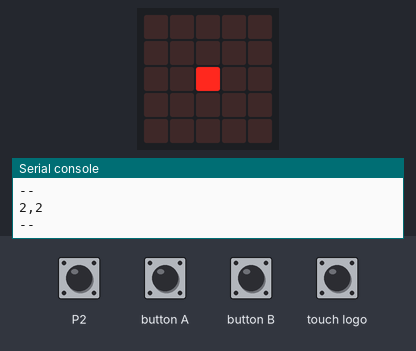
Recording of a program running on a simulated BBC micro:bit (MakeCode). Parts: the board's 5×5 LED display, the last lines printed to the serial console. The test bench sets the inputs (shaded band).

Above: at 1.2 s.
1.3 s: touch pin P2 pressed for 0.15 s
At 2.4 s:
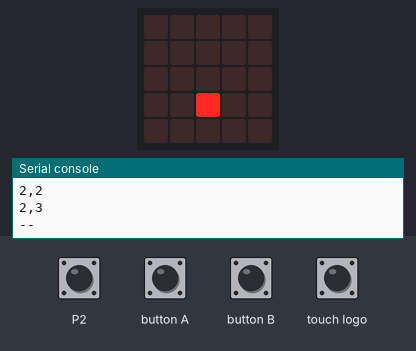
2.9 s: button A pressed for 0.15 s
At 3.7 s:
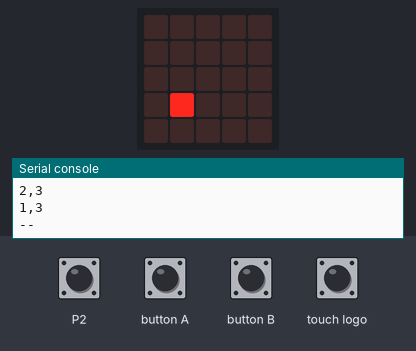
4.5 s: touch logo pressed for 0.15 s
At 4.9 s:
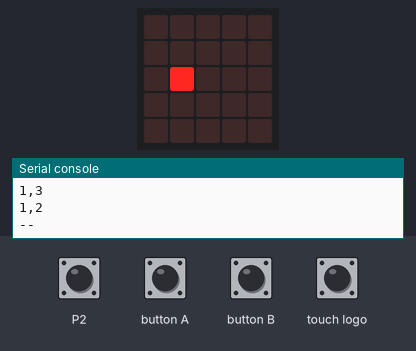
6.1 s: button A pressed for 0.15 s
At 7.3 s:
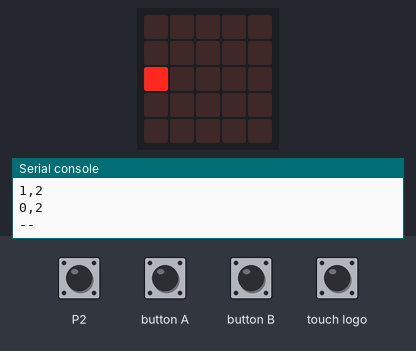
7.7 s: touch pin P2 pressed for 0.15 s
At 8.5 s:
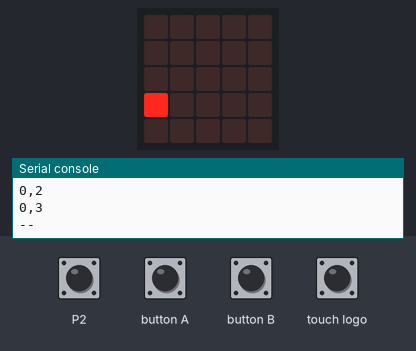
9.3 s: touch pin P2 pressed for 0.15 s
At 9.8 s:
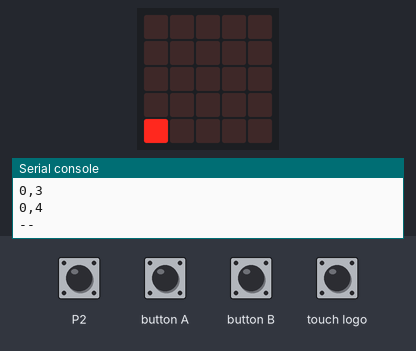
Timing chart, 0 to 11.9 s (numbered marks = the images above; inputs shaded):
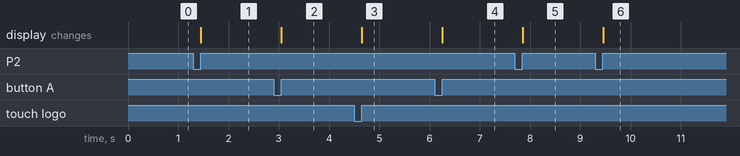

The program:

main.ts
```typescript
let x = 2
let y = 2
let position = [0, 0]
led.plot(x, y)
let listdat : number[][] = []
function save() {

    basic.clearScreen()
    position = [x, y]
    led.plot(x, y)
    listdat.push(position)
    console.log("--")
    listdat.forEach(function _x(z: any, ignored: any) {
        console.log(z)
    })
    console.log("--")
}

save()
input.onButtonPressed(Button.A, function on_button_pressed_a() {

    if (x > 0) {
        x -= 1
        save()
    }

})
input.onButtonPressed(Button.B, function on_button_pressed_b() {

    if (x < 4) {
        x += 1
        save()
    }

})
input.onLogoEvent(TouchButtonEvent.Pressed, function on_logo_event_pressed() {

    if (y > 0) {
        y -= 1
        save()
    }

})
input.onPinPressed(TouchPin.P2, function on_pin_pressed_p2() {

    if (y < 4) {
        y += 1
        save()
    }

})
```

test.ts
```typescript
// Tady jsou testy. Při použití tohoto balíčku jako rozšíření nebude zkompilováno.
```

Measured:
- after the input at 1.3 s, the display: changes after 0.15 s (image 1)
- after the input at 2.9 s, the display: changes after 0.15 s (image 2)
- after the input at 4.5 s, the display: changes after 0.15 s (image 3)
- after the input at 6.1 s, the display: changes after 0.15 s (image 4)
- after the input at 7.7 s, the display: changes after 0.15 s (image 5)
- after the input at 9.3 s, the display: changes after 0.15 s (image 6)
